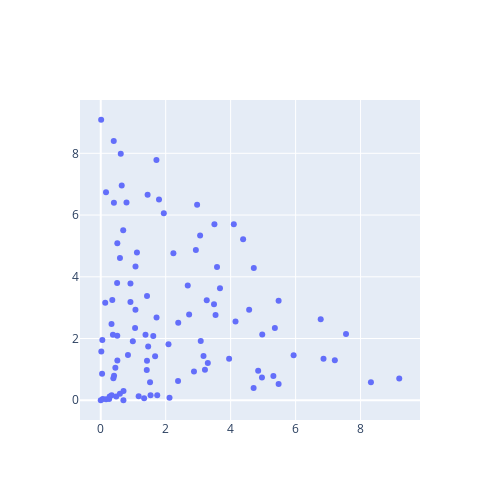

Notebook source saved alongside this figure:
### Markdown cell above
# Приклад 5.
Створимо 2 ознаки, що так само мають зв'язок, проте не лінійну залежність.

Розглянемо наш лінійний ряд чисел від 0 до 10 із кроком 0.1. Згенеруємо парами значення ознак так, щоб сума значень у кожній парі давала одне із чисел нашого ряду. Майже як банківський рахунок, якщо ЗП виплачують 2 рази на місяць і випадкова частина приходить у 1 половині, а залишок у 2.

### Code cell
Data = pd.DataFrame()
Data['feature1'] = [np.random.uniform(high=i) for i in x]
Data['feature2'] = x - Data['feature1']
print("Ознаки: ")
display(Data)
print("Сума значень ознак: ")
display(Data['feature1'] + Data['feature2'])

fig = go.Figure()
fig.add_trace(go.Scatter(x=Data['feature1'], y=Data['feature2'], mode='markers'))
fig.update_layout(
    width=500,
    height=500,
)
fig.show()
